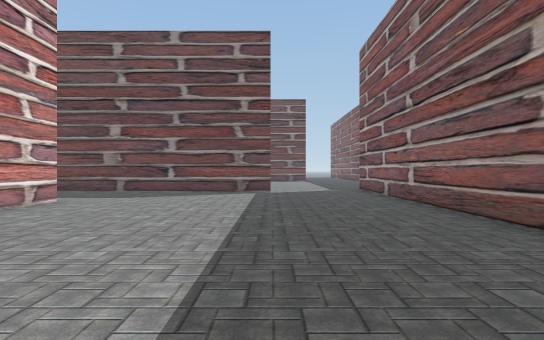
View 1 (above)

24 first-person views from a walk through a Unity game level. The camera is 1.4 m above the floor, looks level and sees 75° across. The floor is counted in squares, 2 m on a side. Each view is taken from the middle of a square. On the plan, view 1 faces up. The plan holds only what a view shows up to about 11 squares ahead; the rest is blank. The place goes on beyond the plan. Some animated figures are not drawn. Some surface patterns are stand-ins.

View 2
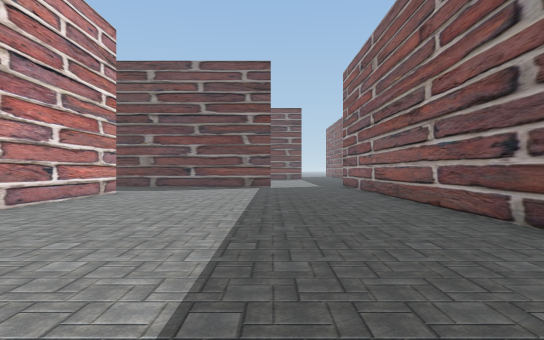

View 3
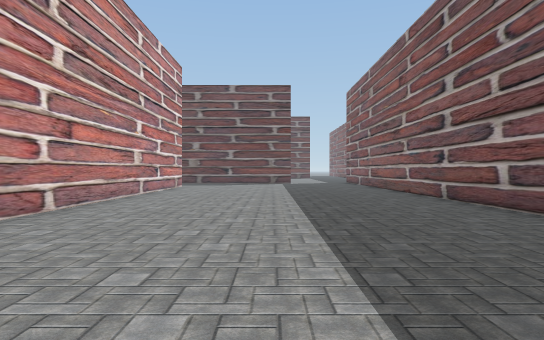

View 4
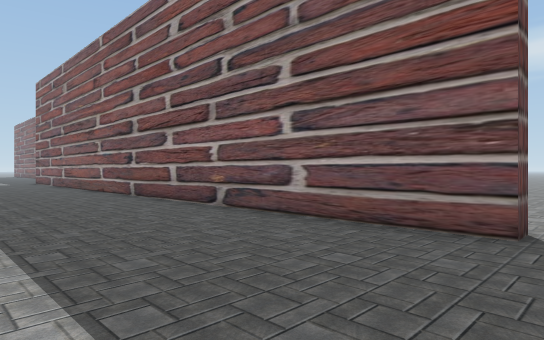

View 5
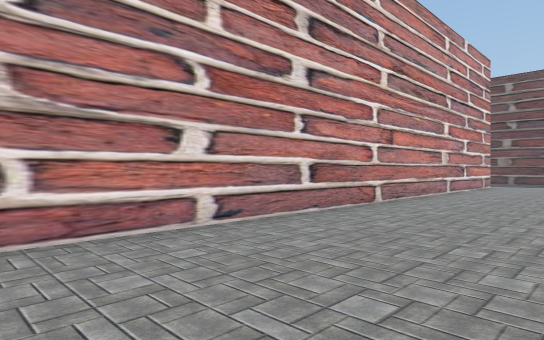

View 6
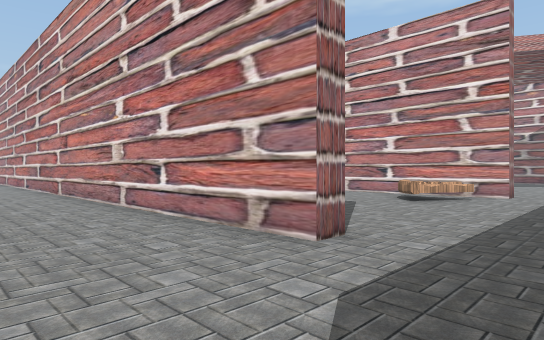

View 7
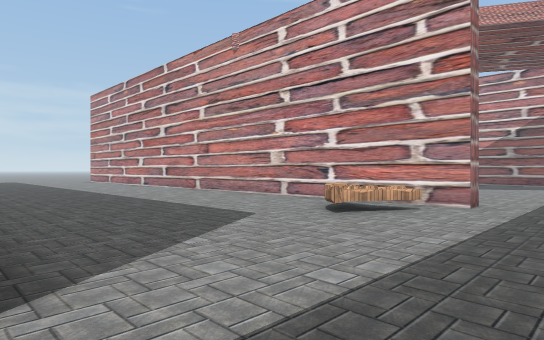

View 8
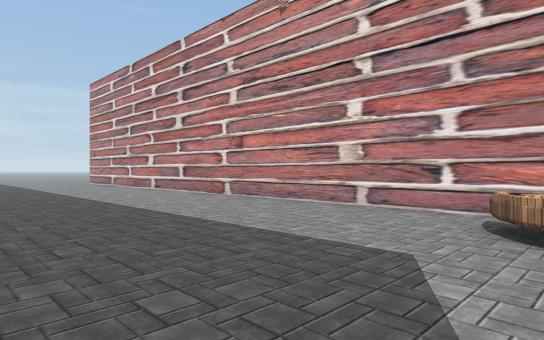

View 9
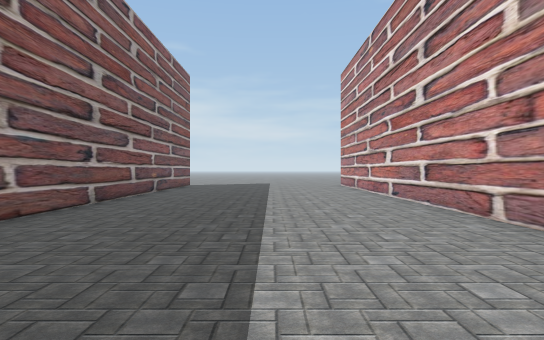

View 10
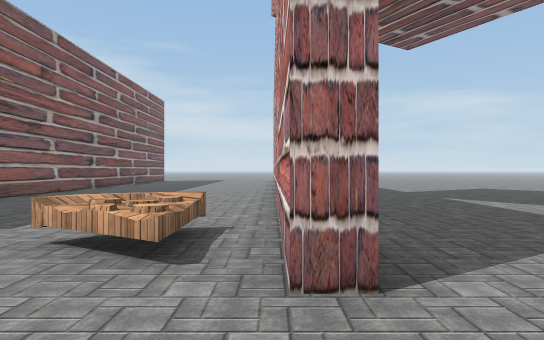

View 11
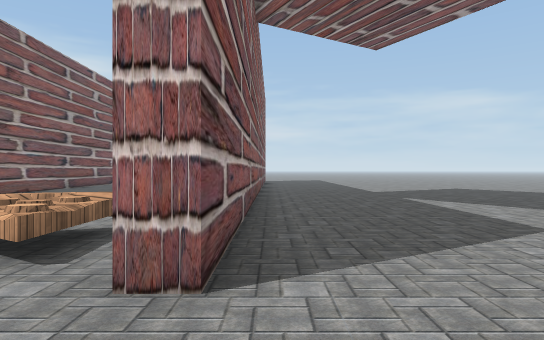

View 12
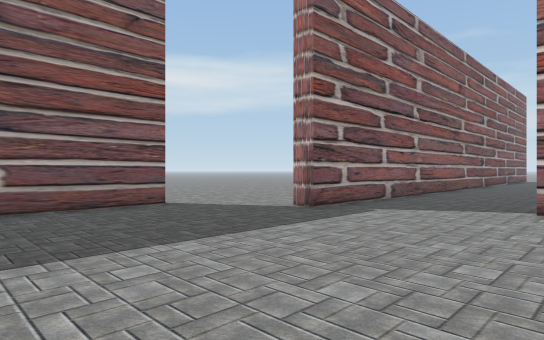

View 13
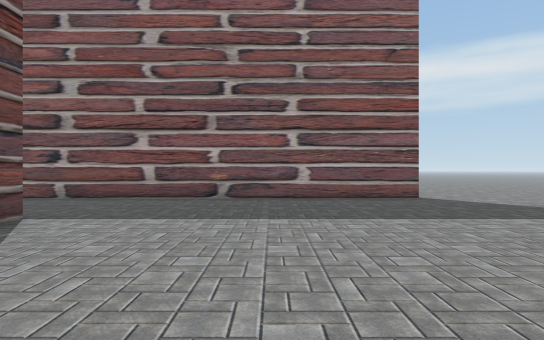

View 14
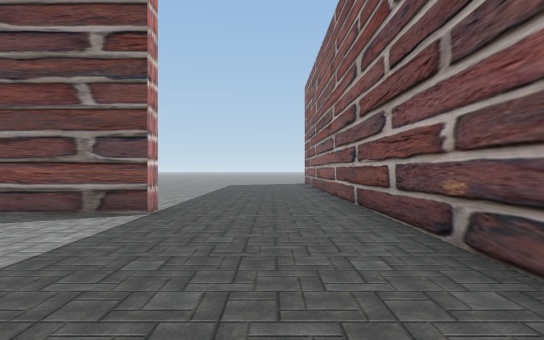

View 15
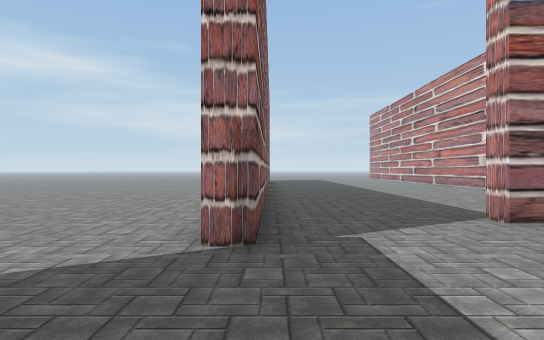

View 16
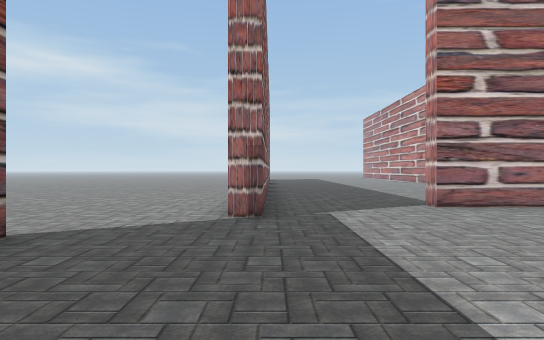

View 17
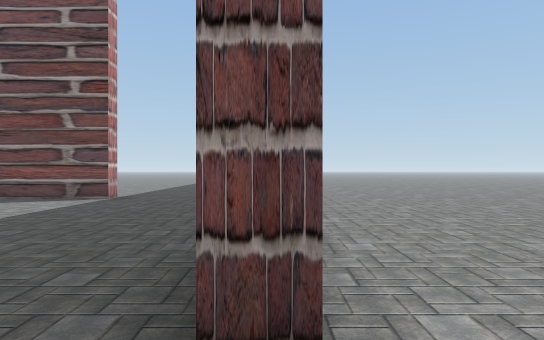

View 18
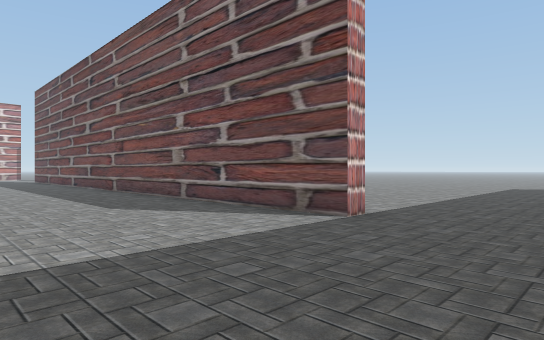

View 19
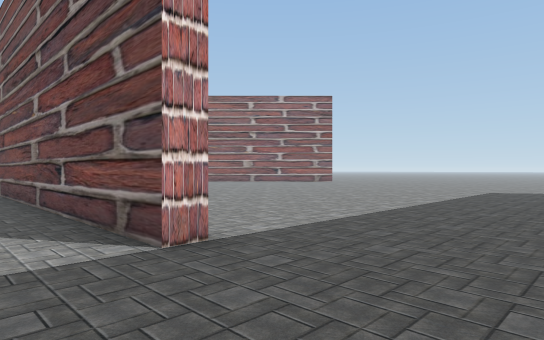

View 20
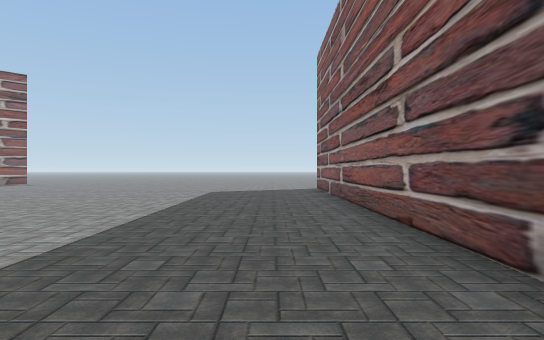

View 21
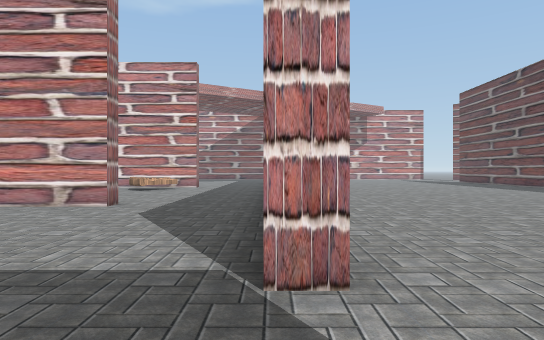

View 22
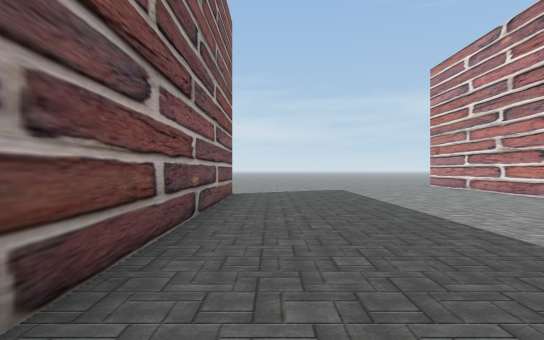

View 23
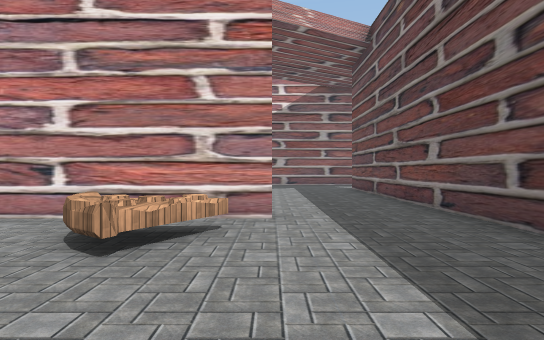

View 24
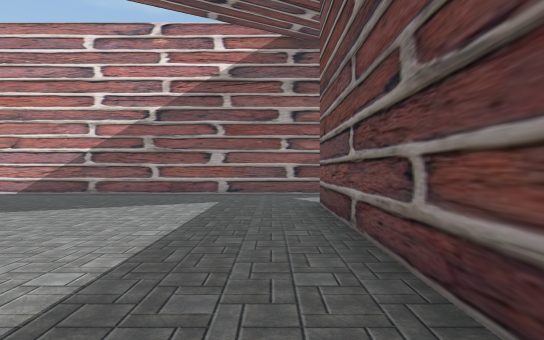

### Floor plan
Points are (right, up) in squares from view 1. A wall is a line through its corners. A room is listed if a view was taken in it or the views show most of it. See-through windows are left out.
Room 1 (views 1, 2, 3, 4, 5, 6, 7, 8, 9, 10, 11, 21, 22, 23, 24)
walls: (-12.6, -0.4) (-12.6, 8) (-12.1, 8) (-12.1, -7); (-10.8, 11) (-20, 11); (-5.4, 8) (-4.8, 8) (-4.8, -8); (-23.3, 11.5) (-23.3, 2); (-5.3, -7) (-5.3, 1.2); (-0.1, 11.4) (-0.1, 11) (-6.8, 11); (3.6, -7.3) (3.2, -7.3) (3.2, 11.4)
ways out: opening at (-22, 11.7) to room 2; opening at (1, 11) to room 2; opening at (3, -8) to room 2
objects: sign (-11, 6) to (-10, 7)
Room 2 (views 12, 13, 14, 15, 16, 17, 18, 19, 20)
walls: (-2.1, 11.4) (-0.1, 11.4); (2.1, 22.1) (2.1, 21.6) (-6.8, 21.6); (3.2, 11.4) (3.2, 12.7) (3.8, 12.7); (6.2, 14.4) (5.7, 14.4) (5.7, 27.5)
ways out: opening at (-22, 11.7) to room 1; opening at (1, 11) to room 1; opening at (3, -8) to room 1

Where each view was taken, in squares from view 1:
view 1: 0 up, 0 right, facing up
view 2: 3 down, 0 right, facing up
view 3: 7 down, 1 left, facing up
view 4: 8 down, 1 left, facing up-right
view 5: 8 down, 1 left, facing up-left
view 6: 10 up, 2 left, facing down-left
view 7: 10 up, 5 left, facing down-left
view 8: 7 up, 6 left, facing down-left
view 9: 4 up, 9 left, facing down
view 10: 10 up, 12 left, facing down
view 11: 10 up, 13 left, facing down
view 12: 18 up, 1 left, facing down-right
view 13: 18 up, 3 left, facing right
view 14: 16 up, 4 right, facing up
view 15: 16 up, 3 right, facing down
view 16: 18 up, 3 right, facing down
view 17: 13 up, 6 right, facing up
view 18: 17 up, 5 right, facing up-left
view 19: 20 up, 5 right, facing up-left
view 20: 21 up, 4 right, facing up
view 21: 11 up, 2 right, facing left
view 22: 3 up, 2 right, facing down
view 23: 8 up, 7 left, facing left
view 24: 10 up, 13 left, facing left
